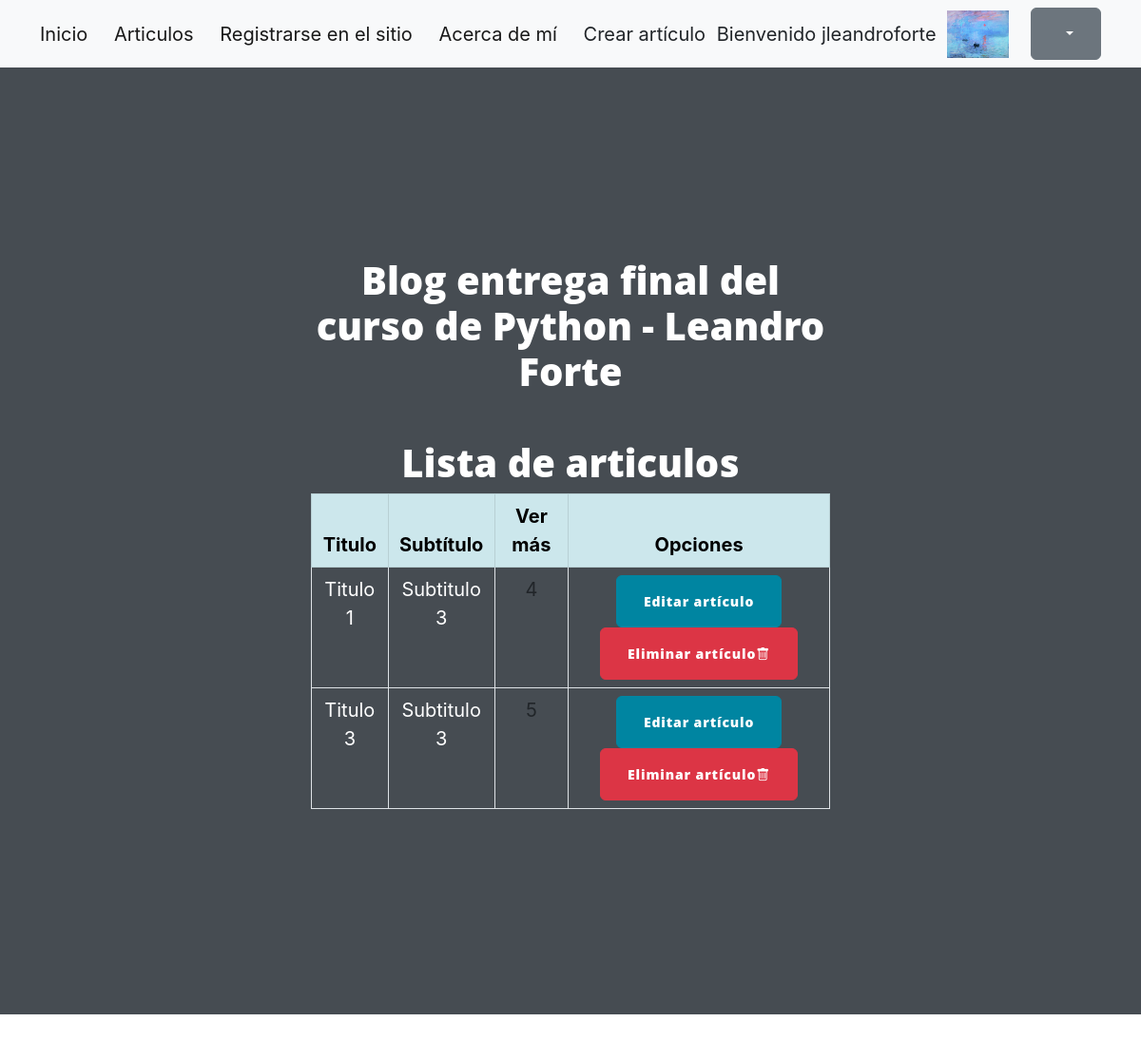
/pages/ (signed in), run on an earlier commit of the app's database.
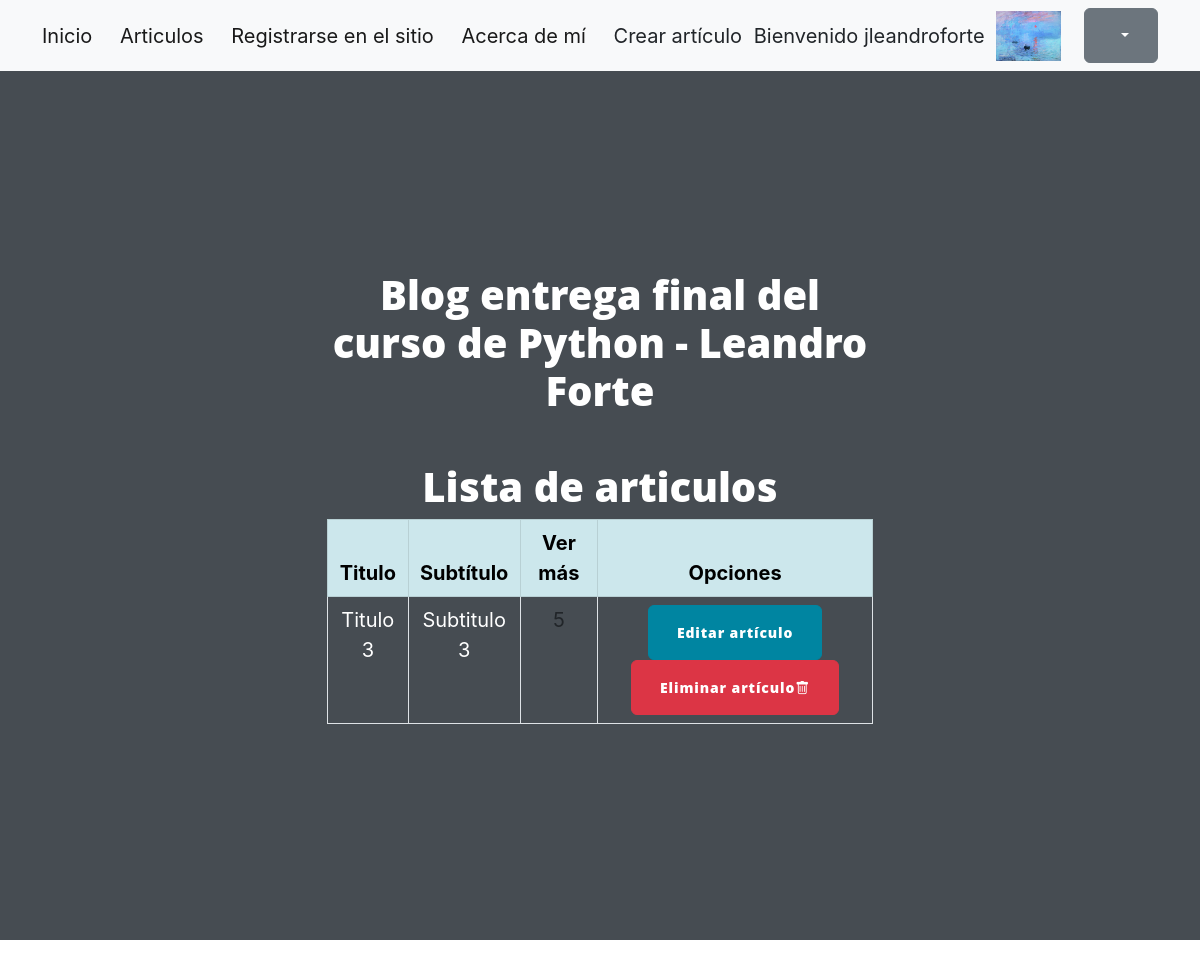
And on a later commit of the database.
### AppBlog/models.py (models this page shows, shortened)
class Articulo(models.Model):
    titulo=models.CharField(max_length=999)
    subtitulo=models.CharField(max_length=999)
    cuerpo=models.TextField()
    fecha=models.DateField(null=False, blank=False, auto_now_add=True)
    autor=models.CharField(max_length=255)
    owner = models.ForeignKey(settings.AUTH_USER_MODEL, on_delete=models.CASCADE)

### AppBlog/views.py (the view)
# urls.py: path('pages/',ArticuloListView.as_view(), name='Articulos'),
class ArticuloListView(ListView):
    model = Articulo
    template_name = 'AppBlog/lista_articulos.html'
    context_object_name = 'articulos'

### AppBlog/Templates/AppBlog/lista_articulos.html (shortened to what this page needs)
{% extends "AppBlog/base.html" %}
{% load static %}
{% block content %}
<section>
  <div>
    <h1>Lista de articulos</h1>
<table class="table table-bordered table-hover" >
<thead class="table-primary">
<tr>
  <th>Titulo</th>
  <th>Subtítulo</th>
  <th>Ver más</th>
  <th>Opciones</th>
</tr>
</thead>
<tbody>
{% for articulo in object_list %}
<tr>
  <td><font color="white">{{articulo.titulo}}</td>
  <td> <font color="white"> {{articulo.subtitulo}}</td>
  <td> <font color="white"> <a href="{% url 'detalle_articulo' articulo.id %}">{{ articulo.id}} </a></td>
  {% if articulo.owner == user%}
  <td>
    <font color="white"> <a href="{% url 'editar_articulo' articulo.id %}"><button type="button" class="btn btn-primary"> Editar artículo </button></a>
    <font color="white"> <a href="{% url 'borrar_articulo' articulo.id %}"><button class="btn btn-danger"> Eliminar artículo<i class="bi bi-trash"></i></button>
  </td>
    {% else %}
      <td>Sólo un pueden editar los artículos los usuarios que los crearon </td>
    {% endif%}
</tr>
    <tbody>
{% empty %}
<p>No hay entradas aún.</p>
{% endfor %}
</table>
  </div>
</section>
</div>
{% endblock %}

What changed in the data, as far as the page shows it:
removed Articulo: titulo "Titulo 1", subtitulo "Subtitulo 3", id "4", shows "Editar artículo"
